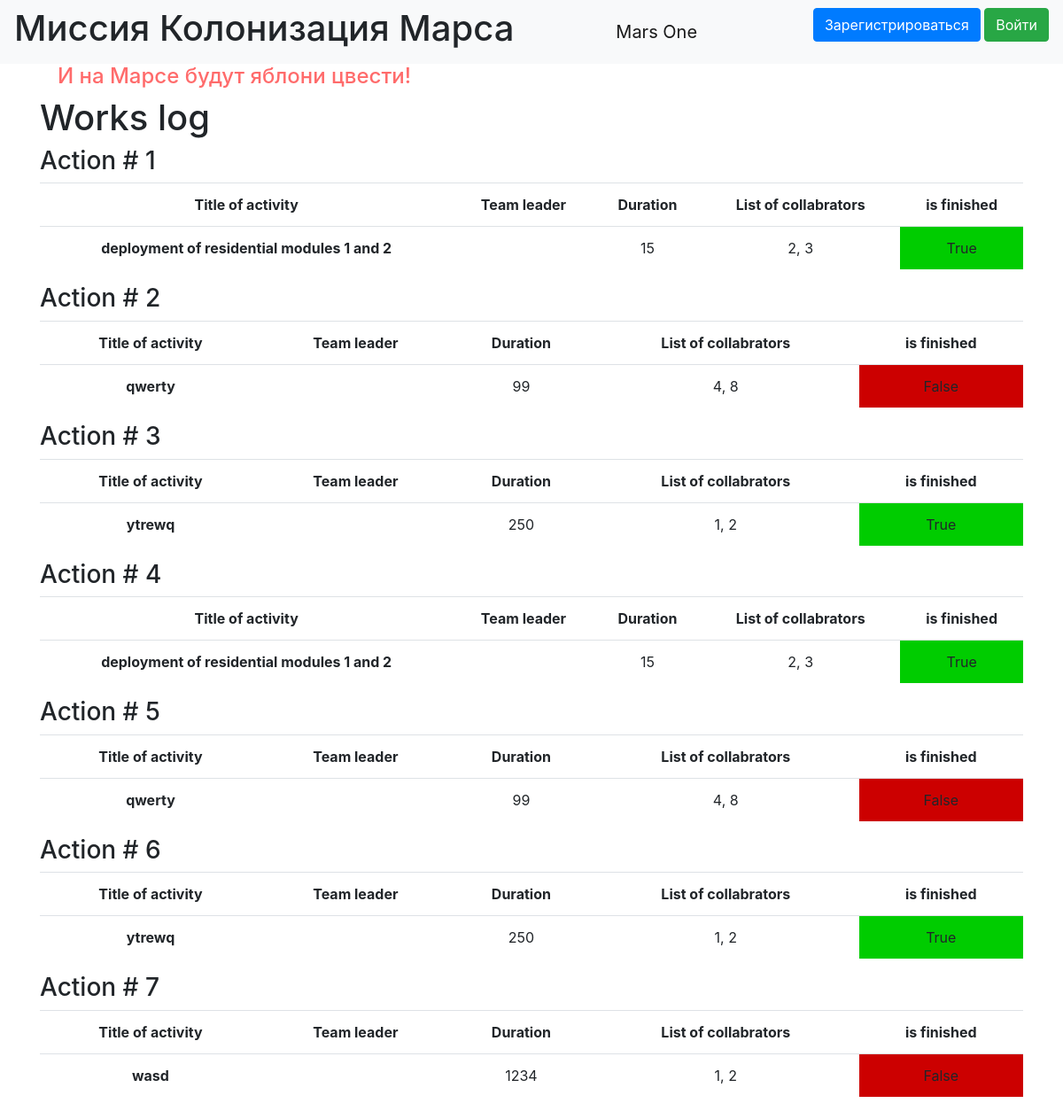
The page /index on the database as committed earlier.
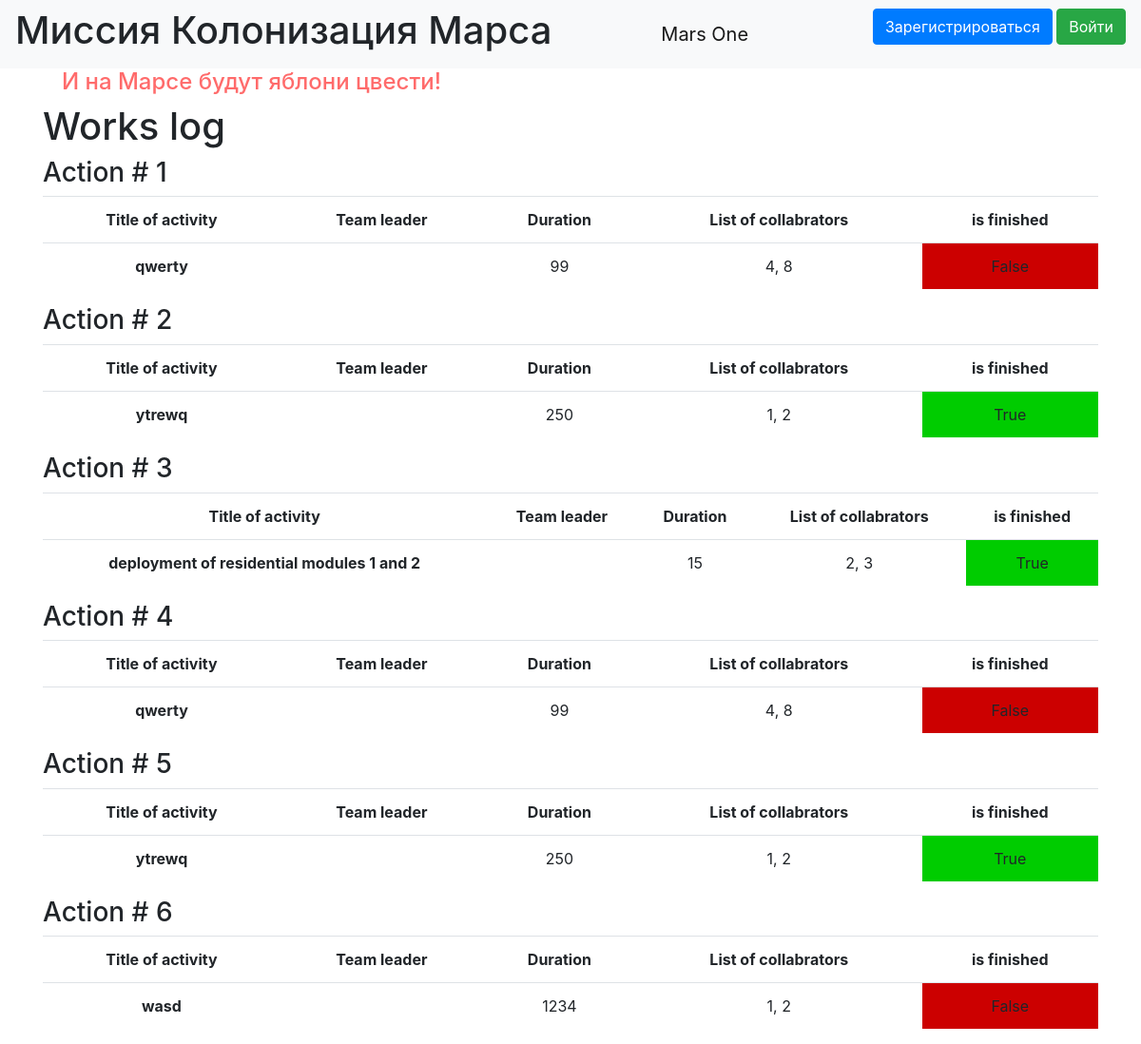
The same page on the database as committed later.
### data/jobs.py (models this page shows, shortened)
class Job(SqlAlchemyBase, UserMixin, SerializerMixin):
    __tablename__ = 'jobs'
    id = sqlalchemy.Column(sqlalchemy.Integer,
                           primary_key=True, autoincrement=True)
    team_leader = sqlalchemy.Column(sqlalchemy.Integer, nullable=True)
    job = sqlalchemy.Column(sqlalchemy.String, nullable=True)
    work_size = sqlalchemy.Column(sqlalchemy.Integer, nullable=True)
    collaborators = sqlalchemy.Column(sqlalchemy.String, nullable=True)
    start_date = sqlalchemy.Column(sqlalchemy.DateTime,
                                     default=datetime.datetime.now)
    end_date = sqlalchemy.Column(sqlalchemy.DateTime,
                                     default=datetime.datetime.now)
    is_finished = sqlalchemy.Column(sqlalchemy.Boolean, nullable=True)

### main.py (the view)
@app.route('/')
@app.route('/index')
def index(**param):
    jobs = db_sess.query(Job).all()
    users = db_sess.query(User).all()
    names = {}
    for user in users:
        names[user.id] = f"{user.surname} {user.name}"
    print(names)
    return render_template('index.html', jobs=jobs, names=names, **param)

### templates/index.html
{% extends "base.html" %}
{% block content %}
<h1>Works log</h1>
{% for job in jobs %}
<h3>Action # {{ loop.index }}</h3>
<table class="table">
  <tread>
    <tr>
      <th scope="col">Title of activity</th>
      <th scope="col">Team leader</th>
      <th scope="col">Duration</th>
      <th scope="col">List of collabrators</th>
      <th scope="col">is finished</th>
    </tr>
  </tread>
  <tr>
    <th scope="row">{{ job.job }}</th>
    <td>{{ names[job.team_leader] }}</td>
    <td>{{ job.work_size }}</td>
    <td>{{ job.collaborators }}</td>
    {% if job.is_finished %}
    <td bgcolor="00cc00">{{ job.is_finished }}</td>
    {% else %}
    <td bgcolor="cc0000">{{ job.is_finished }}</td>
    {% endif %}
  </tr>
</table>
{% endfor %}
{% endblock %}

### templates/base.html (shortened to what this page needs)
<!doctype html>
<html lang="en">
<head>
    <link rel="stylesheet"
          href="https://stackpath.bootstrapcdn.com/bootstrap/4.4.1/css/bootstrap.min.css"
>
        <link rel="stylesheet" href="{{ url_for('static', filename='css/style.css') }}">
</head>
<body>
<header>
    <nav class="navbar navbar-light bg-light">
        <h1>Миссия Колонизация Марса</h1>
        <a class="navbar-brand" href="#">Mars One</a>
        {% if current_user.is_authenticated %}
            <a class="navbar-brand" href="/logout">{{ current_user.name }}</a>
        {% else %}
            <p>
                <a class="btn btn-primary " href="/register">Зарегистрироваться</a>
                <a class="btn btn-success" href="/login">Войти</a>
            </p>
        {% endif %}
    </nav>
</header>
<main role="main" class="container">
    <h4>И на Марсе будут яблони цвести!</h4>
    {% block content %}{% endblock %}
</main>
</body>
</html>

### static/css/style.css (style rules this page uses)
h4 { color: #ff6b6b; padding-left: 20px; }
table { text-align: center; margin-left: auto; margin-right: auto; }

Rows that differ between the two databases and show on the page:
removed Job: job "deployment of residential modules 1 and 2", work_size "15", collaborators "2, 3", is_finished "True"
